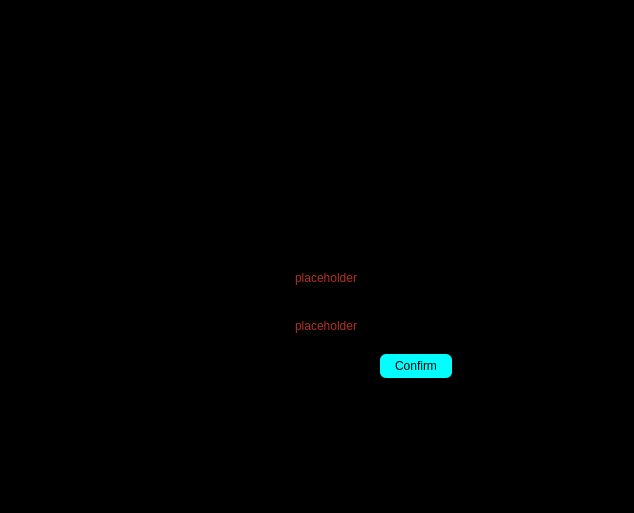
<?xml version="1.0" encoding="UTF-8"?>
<ui version="4.0">
 <class>JournalSystem</class>
 <widget class="QMainWindow" name="JournalSystem">
  <property name="windowModality">
   <enum>Qt::WindowModality::NonModal</enum>
  </property>
  <property name="enabled">
   <bool>true</bool>
  </property>
  <property name="geometry">
   <rect>
    <x>0</x>
    <y>0</y>
    <width>634</width>
    <height>513</height>
   </rect>
  </property>
  <property name="sizePolicy">
   <sizepolicy hsizetype="Expanding" vsizetype="Expanding">
    <horstretch>0</horstretch>
    <verstretch>0</verstretch>
   </sizepolicy>
  </property>
  <property name="maximumSize">
   <size>
    <width>16777215</width>
    <height>16777215</height>
   </size>
  </property>
  <property name="acceptDrops">
   <bool>true</bool>
  </property>
  <property name="windowTitle">
   <string>Diary</string>
  </property>
  <property name="styleSheet">
   <string notr="true">background-color:black;</string>
  </property>
  <property name="animated">
   <bool>true</bool>
  </property>
  <property name="documentMode">
   <bool>false</bool>
  </property>
  <widget class="QWidget" name="centralwidget">
   <layout class="QGridLayout" name="gridLayout">
    <property name="verticalSpacing">
     <number>-1</number>
    </property>
    <item row="0" column="1">
     <widget class="QStackedWidget" name="stackedWidget">
      <property name="sizePolicy">
       <sizepolicy hsizetype="Preferred" vsizetype="Preferred">
        <horstretch>0</horstretch>
        <verstretch>0</verstretch>
       </sizepolicy>
      </property>
      <property name="minimumSize">
       <size>
        <width>610</width>
        <height>0</height>
       </size>
      </property>
      <property name="maximumSize">
       <size>
        <width>16777215</width>
        <height>16777215</height>
       </size>
      </property>
      <property name="styleSheet">
       <string notr="true">background-color:black;</string>
      </property>
      <property name="currentIndex">
       <number>0</number>
      </property>
      <widget class="QWidget" name="page_6">
       <layout class="QGridLayout" name="gridLayout_6">
        <item row="1" column="3">
         <spacer name="horizontalSpacer_8">
          <property name="orientation">
           <enum>Qt::Orientation::Horizontal</enum>
          </property>
          <property name="sizeHint" stdset="0">
           <size>
            <width>40</width>
            <height>20</height>
           </size>
          </property>
         </spacer>
        </item>
        <item row="3" column="2">
         <widget class="QLineEdit" name="confirmPasswordLineEdit">
          <property name="placeholderText">
           <string/>
          </property>
         </widget>
        </item>
        <item row="2" column="2">
         <widget class="QLabel" name="passwordMsg">
          <property name="sizePolicy">
           <sizepolicy hsizetype="Preferred" vsizetype="Fixed">
            <horstretch>0</horstretch>
            <verstretch>0</verstretch>
           </sizepolicy>
          </property>
          <property name="styleSheet">
           <string notr="true">color: rgb(178, 49, 35);</string>
          </property>
          <property name="text">
           <string>placeholder</string>
          </property>
         </widget>
        </item>
        <item row="5" column="2" alignment="Qt::AlignmentFlag::AlignRight|Qt::AlignmentFlag::AlignTop">
         <widget class="QPushButton" name="ConfirmBtn">
          <property name="styleSheet">
           <string notr="true">background-color:cyan;
margin-top:15px;
color:black;
padding-right:15px;
padding-left:15px;
padding-top:5px;
padding-bottom:5px;
border-radius:6px;</string>
          </property>
          <property name="text">
           <string>Confirm</string>
          </property>
         </widget>
        </item>
        <item row="1" column="0">
         <spacer name="horizontalSpacer_10">
          <property name="orientation">
           <enum>Qt::Orientation::Horizontal</enum>
          </property>
          <property name="sizeType">
           <enum>QSizePolicy::Policy::MinimumExpanding</enum>
          </property>
          <property name="sizeHint" stdset="0">
           <size>
            <width>20</width>
            <height>20</height>
           </size>
          </property>
         </spacer>
        </item>
        <item row="1" column="1">
         <widget class="QLabel" name="password_label">
          <property name="styleSheet">
           <string notr="true"/>
          </property>
          <property name="text">
           <string>Enter a password to secure your entries</string>
          </property>
          <property name="wordWrap">
           <bool>true</bool>
          </property>
         </widget>
        </item>
        <item row="1" column="2">
         <widget class="QLineEdit" name="passwordLineEdit">
          <property name="sizePolicy">
           <sizepolicy hsizetype="Expanding" vsizetype="Fixed">
            <horstretch>0</horstretch>
            <verstretch>0</verstretch>
           </sizepolicy>
          </property>
          <property name="styleSheet">
           <string notr="true"/>
          </property>
         </widget>
        </item>
        <item row="4" column="2">
         <widget class="QLabel" name="confirmMsg">
          <property name="sizePolicy">
           <sizepolicy hsizetype="Preferred" vsizetype="Fixed">
            <horstretch>0</horstretch>
            <verstretch>0</verstretch>
           </sizepolicy>
          </property>
          <property name="minimumSize">
           <size>
            <width>0</width>
            <height>0</height>
           </size>
          </property>
          <property name="maximumSize">
           <size>
            <width>16777215</width>
            <height>16777215</height>
           </size>
          </property>
          <property name="baseSize">
           <size>
            <width>0</width>
            <height>0</height>
           </size>
          </property>
          <property name="styleSheet">
           <string notr="true">color: rgb(178, 49, 35);</string>
          </property>
          <property name="text">
           <string>placeholder</string>
          </property>
         </widget>
        </item>
        <item row="3" column="1" alignment="Qt::AlignmentFlag::AlignTop">
         <widget class="QLabel" name="confirmLabel">
          <property name="text">
           <string>Confirm Password:</string>
          </property>
         </widget>
        </item>
        <item row="0" column="0" colspan="4">
         <spacer name="verticalSpacer_2">
          <property name="orientation">
           <enum>Qt::Orientation::Vertical</enum>
          </property>
          <property name="sizeType">
           <enum>QSizePolicy::Policy::Fixed</enum>
          </property>
          <property name="sizeHint" stdset="0">
           <size>
            <width>20</width>
            <height>200</height>
           </size>
          </property>
         </spacer>
        </item>
       </layout>
      </widget>
      <widget class="QWidget" name="page_2">
       <layout class="QGridLayout" name="gridLayout_3">
        <item row="0" column="0" colspan="2">
         <widget class="QLabel" name="label_2">
          <property name="styleSheet">
           <string notr="true">
font: 52pt &quot;Academy Engraved LET&quot;;</string>
          </property>
          <property name="text">
           <string>Your Journals</string>
          </property>
         </widget>
        </item>
        <item row="0" column="2">
         <spacer name="horizontalSpacer_2">
          <property name="orientation">
           <enum>Qt::Orientation::Horizontal</enum>
          </property>
          <property name="sizeHint" stdset="0">
           <size>
            <width>50</width>
            <height>20</height>
           </size>
          </property>
         </spacer>
        </item>
        <item row="0" column="3">
         <widget class="QPushButton" name="add_journal_btn">
          <property name="enabled">
           <bool>true</bool>
          </property>
          <property name="styleSheet">
           <string notr="true">QPushButton {
    background-color: black;
    /* keep your default border or no border */
}

QPushButton:pressed {
    padding: 4px 10px;  /* slightly smaller padding */
    margin-top: 2px;    /* shift down to mimic press */
}


</string>
          </property>
          <property name="text">
           <string>+</string>
          </property>
         </widget>
        </item>
        <item row="1" column="0" colspan="5">
         <widget class="QTableWidget" name="journals_table">
          <property name="mouseTracking">
           <bool>false</bool>
          </property>
          <property name="contextMenuPolicy">
           <enum>Qt::ContextMenuPolicy::CustomContextMenu</enum>
          </property>
          <property name="styleSheet">
           <string notr="true">
QTableWidget::item:selected {
    background-color: rgb(44,44,44);
    color: white;
}
QTableWidget {
        background-color: black;
        color: white;
        border: 1px solid rgb(0, 234, 255);
        border-radius: 10px;
    }

    QTableWidget::item {
        background-color: black;
        color: white;
    }

    QHeaderView::section {
        background-color: black;
        color: #66ccff;
        font-weight: bold;
    }



</string>
          </property>
          <property name="frameShape">
           <enum>QFrame::Shape::StyledPanel</enum>
          </property>
          <property name="editTriggers">
           <set>QAbstractItemView::EditTrigger::NoEditTriggers</set>
          </property>
          <property name="selectionMode">
           <enum>QAbstractItemView::SelectionMode::MultiSelection</enum>
          </property>
          <property name="selectionBehavior">
           <enum>QAbstractItemView::SelectionBehavior::SelectRows</enum>
          </property>
          <property name="showGrid">
           <bool>true</bool>
          </property>
          <property name="gridStyle">
           <enum>Qt::PenStyle::SolidLine</enum>
          </property>
          <property name="cornerButtonEnabled">
           <bool>true</bool>
          </property>
          <property name="rowCount">
           <number>3</number>
          </property>
          <property name="columnCount">
           <number>3</number>
          </property>
          <attribute name="horizontalHeaderVisible">
           <bool>true</bool>
          </attribute>
          <attribute name="horizontalHeaderCascadingSectionResizes">
           <bool>false</bool>
          </attribute>
          <attribute name="horizontalHeaderDefaultSectionSize">
           <number>100</number>
          </attribute>
          <attribute name="horizontalHeaderHighlightSections">
           <bool>false</bool>
          </attribute>
          <attribute name="horizontalHeaderStretchLastSection">
           <bool>true</bool>
          </attribute>
          <attribute name="verticalHeaderVisible">
           <bool>false</bool>
          </attribute>
          <attribute name="verticalHeaderHighlightSections">
           <bool>false</bool>
          </attribute>
          <row/>
          <row/>
          <row/>
          <column>
           <property name="text">
            <string>Date Made</string>
           </property>
          </column>
          <column>
           <property name="text">
            <string>Name</string>
           </property>
          </column>
          <column>
           <property name="text">
            <string/>
           </property>
          </column>
          <item row="0" column="0">
           <property name="text">
            <string/>
           </property>
          </item>
          <item row="0" column="1">
           <property name="text">
            <string/>
           </property>
          </item>
          <item row="1" column="0">
           <property name="text">
            <string/>
           </property>
          </item>
          <item row="1" column="1">
           <property name="text">
            <string/>
           </property>
          </item>
          <item row="2" column="0">
           <property name="text">
            <string/>
           </property>
          </item>
          <item row="2" column="1">
           <property name="text">
            <string/>
           </property>
          </item>
         </widget>
        </item>
        <item row="0" column="4">
         <widget class="QPushButton" name="delete_journal_btn">
          <property name="enabled">
           <bool>true</bool>
          </property>
          <property name="styleSheet">
           <string notr="true">QPushButton {
    background-color: black;
    /* keep your default border or no border */
}

QPushButton:pressed {
    padding: 4px 10px;  /* slightly smaller padding */
    margin-top: 2px;    /* shift down to mimic press */
}
</string>
          </property>
          <property name="text">
           <string>-</string>
          </property>
         </widget>
        </item>
       </layout>
      </widget>
      <widget class="QWidget" name="page">
       <layout class="QGridLayout" name="gridLayout_2">
        <item row="1" column="3">
         <widget class="QPushButton" name="add_entry_btn">
          <property name="enabled">
           <bool>true</bool>
          </property>
          <property name="styleSheet">
           <string notr="true">QPushButton {
    background-color: black;
    /* keep your default border or no border */
}

QPushButton:pressed {
    padding: 4px 10px;  /* slightly smaller padding */
    margin-top: 2px;    /* shift down to mimic press */
}</string>
          </property>
          <property name="text">
           <string>+</string>
          </property>
         </widget>
        </item>
        <item row="1" column="4">
         <widget class="QPushButton" name="delete_entry_btn">
          <property name="styleSheet">
           <string notr="true">QPushButton {
    background-color: black;
    /* keep your default border or no border */
}

QPushButton:pressed {
    padding: 4px 10px;  /* slightly smaller padding */
    margin-top: 2px;    /* shift down to mimic press */
}</string>
          </property>
          <property name="text">
           <string>-</string>
          </property>
         </widget>
        </item>
        <item row="4" column="1" colspan="6">
         <widget class="QTableWidget" name="entry_table">
          <property name="styleSheet">
           <string notr="true">
QTableWidget::item:selected {
    background-color: rgb(44,44,44);
    color: white;
}
QTableWidget {
        background-color: black;
        color: white;
        border: 1px solid rgb(255, 166, 0);
        border-radius: 10px;
    }

    QTableWidget::item {
        background-color: black;
        color: white;
    }

    QHeaderView::section {
        background-color: black;
        color: rgb(255, 166, 0);
        font-weight: bold;
    }



</string>
          </property>
          <property name="editTriggers">
           <set>QAbstractItemView::EditTrigger::NoEditTriggers</set>
          </property>
          <property name="selectionMode">
           <enum>QAbstractItemView::SelectionMode::MultiSelection</enum>
          </property>
          <property name="selectionBehavior">
           <enum>QAbstractItemView::SelectionBehavior::SelectRows</enum>
          </property>
          <property name="showGrid">
           <bool>false</bool>
          </property>
          <property name="rowCount">
           <number>3</number>
          </property>
          <property name="columnCount">
           <number>4</number>
          </property>
          <attribute name="horizontalHeaderVisible">
           <bool>true</bool>
          </attribute>
          <attribute name="horizontalHeaderHighlightSections">
           <bool>false</bool>
          </attribute>
          <attribute name="horizontalHeaderStretchLastSection">
           <bool>true</bool>
          </attribute>
          <attribute name="verticalHeaderVisible">
           <bool>false</bool>
          </attribute>
          <row/>
          <row/>
          <row/>
          <column>
           <property name="text">
            <string>Entry Date</string>
           </property>
          </column>
          <column>
           <property name="text">
            <string>Time</string>
           </property>
          </column>
          <column>
           <property name="text">
            <string>Description</string>
           </property>
          </column>
          <column>
           <property name="text">
            <string/>
           </property>
          </column>
          <item row="0" column="0">
           <property name="text">
            <string/>
           </property>
          </item>
          <item row="0" column="1">
           <property name="text">
            <string/>
           </property>
          </item>
          <item row="0" column="2">
           <property name="text">
            <string/>
           </property>
          </item>
          <item row="1" column="0">
           <property name="text">
            <string/>
           </property>
          </item>
          <item row="2" column="0">
           <property name="text">
            <string/>
           </property>
          </item>
         </widget>
        </item>
        <item row="1" column="1">
         <widget class="QLabel" name="journal_title">
          <property name="styleSheet">
           <string notr="true">font: 24pt &quot;Academy Engraved LET&quot;;
font: 48pt &quot;Academy Engraved LET&quot;;</string>
          </property>
          <property name="text">
           <string>Journal Name</string>
          </property>
         </widget>
        </item>
        <item row="1" column="2">
         <spacer name="horizontalSpacer">
          <property name="orientation">
           <enum>Qt::Orientation::Horizontal</enum>
          </property>
          <property name="sizeHint" stdset="0">
           <size>
            <width>40</width>
            <height>20</height>
           </size>
          </property>
         </spacer>
        </item>
        <item row="5" column="1">
         <widget class="QPushButton" name="back_btn1">
          <property name="maximumSize">
           <size>
            <width>100</width>
            <height>100</height>
           </size>
          </property>
          <property name="styleSheet">
           <string notr="true">QPushButton {
    background-color: black;
    /* keep your default border or no border */
}

QPushButton:pressed {
    padding: 4px 10px;  /* slightly smaller padding */
    margin-top: 2px;    /* shift down to mimic press */
}</string>
          </property>
          <property name="text">
           <string>Back</string>
          </property>
         </widget>
        </item>
       </layout>
      </widget>
      <widget class="QWidget" name="page_3">
       <layout class="QGridLayout" name="gridLayout_4">
        <property name="leftMargin">
         <number>12</number>
        </property>
        <property name="horizontalSpacing">
         <number>-1</number>
        </property>
        <item row="4" column="0">
         <widget class="QLabel" name="label_8">
          <property name="maximumSize">
           <size>
            <width>40</width>
            <height>16777215</height>
           </size>
          </property>
          <property name="text">
           <string>Mood:</string>
          </property>
         </widget>
        </item>
        <item row="3" column="1">
         <widget class="QLabel" name="time_label">
          <property name="minimumSize">
           <size>
            <width>60</width>
            <height>0</height>
           </size>
          </property>
          <property name="maximumSize">
           <size>
            <width>120</width>
            <height>16777215</height>
           </size>
          </property>
          <property name="font">
           <font>
            <bold>true</bold>
           </font>
          </property>
          <property name="text">
           <string/>
          </property>
         </widget>
        </item>
        <item row="3" column="0">
         <widget class="QLabel" name="label_7">
          <property name="maximumSize">
           <size>
            <width>40</width>
            <height>16777215</height>
           </size>
          </property>
          <property name="text">
           <string>Time:</string>
          </property>
         </widget>
        </item>
        <item row="6" column="0" colspan="6">
         <widget class="QTextEdit" name="entry_input2">
          <property name="sizePolicy">
           <sizepolicy hsizetype="Expanding" vsizetype="MinimumExpanding">
            <horstretch>0</horstretch>
            <verstretch>0</verstretch>
           </sizepolicy>
          </property>
          <property name="minimumSize">
           <size>
            <width>70</width>
            <height>100</height>
           </size>
          </property>
          <property name="readOnly">
           <bool>true</bool>
          </property>
          <property name="html">
           <string>&lt;!DOCTYPE HTML PUBLIC &quot;-//W3C//DTD HTML 4.0//EN&quot; &quot;http://www.w3.org/TR/REC-html40/strict.dtd&quot;&gt;
&lt;html&gt;&lt;head&gt;&lt;meta name=&quot;qrichtext&quot; content=&quot;1&quot; /&gt;&lt;meta charset=&quot;utf-8&quot; /&gt;&lt;style type=&quot;text/css&quot;&gt;
p, li { white-space: pre-wrap; }
hr { height: 1px; border-width: 0; }
li.unchecked::marker { content: &quot;\2610&quot;; }
li.checked::marker { content: &quot;\2612&quot;; }
&lt;/style&gt;&lt;/head&gt;&lt;body style=&quot; font-family:'.AppleSystemUIFont'; font-size:13pt; font-weight:400; font-style:normal;&quot;&gt;
&lt;p style=&quot;-qt-paragraph-type:empty; margin-top:0px; margin-bottom:0px; margin-left:0px; margin-right:0px; -qt-block-indent:0; text-indent:0px;&quot;&gt;&lt;br /&gt;&lt;/p&gt;&lt;/body&gt;&lt;/html&gt;</string>
          </property>
         </widget>
        </item>
        <item row="3" column="2">
         <widget class="QLabel" name="label_12">
          <property name="maximumSize">
           <size>
            <width>60</width>
            <height>16777215</height>
           </size>
          </property>
          <property name="text">
           <string>Date:</string>
          </property>
         </widget>
        </item>
        <item row="4" column="1">
         <widget class="QLabel" name="mood_label">
          <property name="minimumSize">
           <size>
            <width>60</width>
            <height>0</height>
           </size>
          </property>
          <property name="maximumSize">
           <size>
            <width>120</width>
            <height>16777215</height>
           </size>
          </property>
          <property name="font">
           <font>
            <bold>true</bold>
           </font>
          </property>
          <property name="text">
           <string/>
          </property>
         </widget>
        </item>
        <item row="4" column="3">
         <widget class="QLabel" name="weather_label">
          <property name="minimumSize">
           <size>
            <width>0</width>
            <height>0</height>
           </size>
          </property>
          <property name="maximumSize">
           <size>
            <width>120</width>
            <height>16777215</height>
           </size>
          </property>
          <property name="font">
           <font>
            <bold>true</bold>
           </font>
          </property>
          <property name="text">
           <string>Weather stuff</string>
          </property>
         </widget>
        </item>
        <item row="3" column="3">
         <widget class="QLabel" name="date_label">
          <property name="sizePolicy">
           <sizepolicy hsizetype="Preferred" vsizetype="Preferred">
            <horstretch>0</horstretch>
            <verstretch>0</verstretch>
           </sizepolicy>
          </property>
          <property name="minimumSize">
           <size>
            <width>0</width>
            <height>0</height>
           </size>
          </property>
          <property name="maximumSize">
           <size>
            <width>120</width>
            <height>16777215</height>
           </size>
          </property>
          <property name="font">
           <font>
            <bold>true</bold>
           </font>
          </property>
          <property name="text">
           <string>Date stuff</string>
          </property>
         </widget>
        </item>
        <item row="4" column="2">
         <widget class="QLabel" name="label_13">
          <property name="maximumSize">
           <size>
            <width>60</width>
            <height>16777215</height>
           </size>
          </property>
          <property name="text">
           <string>Weather:</string>
          </property>
         </widget>
        </item>
        <item row="0" column="0" colspan="6">
         <widget class="QLabel" name="journal_title3">
          <property name="styleSheet">
           <string notr="true">
font: 48pt &quot;Academy Engraved LET&quot;;</string>
          </property>
          <property name="text">
           <string>Journal Name</string>
          </property>
         </widget>
        </item>
        <item row="7" column="5">
         <widget class="QPushButton" name="edit_btn">
          <property name="sizePolicy">
           <sizepolicy hsizetype="Preferred" vsizetype="Preferred">
            <horstretch>0</horstretch>
            <verstretch>0</verstretch>
           </sizepolicy>
          </property>
          <property name="minimumSize">
           <size>
            <width>0</width>
            <height>0</height>
           </size>
          </property>
          <property name="maximumSize">
           <size>
            <width>100</width>
            <height>16777215</height>
           </size>
          </property>
          <property name="layoutDirection">
           <enum>Qt::LayoutDirection::RightToLeft</enum>
          </property>
          <property name="styleSheet">
           <string notr="true">QPushButton {
    background-color: black;
    /* keep your default border or no border */
}

QPushButton:pressed {
    padding: 4px 10px;  /* slightly smaller padding */
    margin-top: 2px;    /* shift down to mimic press */
}</string>
          </property>
          <property name="text">
           <string>Edit</string>
          </property>
         </widget>
        </item>
        <item row="7" column="0" colspan="2">
         <widget class="QPushButton" name="back_btn3">
          <property name="sizePolicy">
           <sizepolicy hsizetype="Preferred" vsizetype="Preferred">
            <horstretch>0</horstretch>
            <verstretch>0</verstretch>
           </sizepolicy>
          </property>
          <property name="minimumSize">
           <size>
            <width>0</width>
            <height>0</height>
           </size>
          </property>
          <property name="maximumSize">
           <size>
            <width>100</width>
            <height>16777215</height>
           </size>
          </property>
          <property name="styleSheet">
           <string notr="true">QPushButton {
    background-color: black;
    /* keep your default border or no border */
}

QPushButton:pressed {
    padding: 4px 10px;  /* slightly smaller padding */
    margin-top: 2px;    /* shift down to mimic press */
}</string>
          </property>
          <property name="text">
           <string> Back</string>
          </property>
         </widget>
        </item>
       </layout>
      </widget>
      <widget class="QWidget" name="page_4">
       <layout class="QVBoxLayout" name="verticalLayout">
        <item>
         <widget class="QLabel" name="label_4">
          <property name="maximumSize">
           <size>
            <width>16777215</width>
            <height>60</height>
           </size>
          </property>
          <property name="styleSheet">
           <string notr="true">
font: 48pt &quot;Academy Engraved LET&quot;;
</string>
          </property>
          <property name="text">
           <string>Entry Information</string>
          </property>
         </widget>
        </item>
        <item>
         <layout class="QFormLayout" name="formLayout">
          <property name="sizeConstraint">
           <enum>QLayout::SizeConstraint::SetDefaultConstraint</enum>
          </property>
          <property name="labelAlignment">
           <set>Qt::AlignmentFlag::AlignLeading|Qt::AlignmentFlag::AlignLeft|Qt::AlignmentFlag::AlignVCenter</set>
          </property>
          <property name="formAlignment">
           <set>Qt::AlignmentFlag::AlignLeading|Qt::AlignmentFlag::AlignLeft|Qt::AlignmentFlag::AlignTop</set>
          </property>
          <property name="horizontalSpacing">
           <number>-1</number>
          </property>
          <property name="leftMargin">
           <number>0</number>
          </property>
          <property name="rightMargin">
           <number>0</number>
          </property>
          <item row="1" column="0">
           <widget class="QLabel" name="label_11">
            <property name="styleSheet">
             <string notr="true">
font: 24pt &quot;Academy Engraved LET&quot;;
</string>
            </property>
            <property name="text">
             <string>Weather:</string>
            </property>
           </widget>
          </item>
          <item row="1" column="1">
           <widget class="QLineEdit" name="weather_entry"/>
          </item>
          <item row="2" column="0">
           <widget class="QLabel" name="label_10">
            <property name="styleSheet">
             <string notr="true">
font: 24pt &quot;Academy Engraved LET&quot;;
</string>
            </property>
            <property name="text">
             <string>Mood:</string>
            </property>
           </widget>
          </item>
          <item row="2" column="1">
           <widget class="QLineEdit" name="mood_entry"/>
          </item>
          <item row="3" column="0">
           <widget class="QLabel" name="label_9">
            <property name="styleSheet">
             <string notr="true">
font: 24pt &quot;Academy Engraved LET&quot;;
</string>
            </property>
            <property name="text">
             <string>Description:</string>
            </property>
           </widget>
          </item>
          <item row="3" column="1">
           <widget class="QLineEdit" name="description_entry">
            <property name="minimumSize">
             <size>
              <width>300</width>
              <height>0</height>
             </size>
            </property>
            <property name="maximumSize">
             <size>
              <width>500</width>
              <height>16777215</height>
             </size>
            </property>
           </widget>
          </item>
         </layout>
        </item>
        <item>
         <widget class="QTextEdit" name="user_entry">
          <property name="placeholderText">
           <string>Write stuff here! ^.^</string>
          </property>
         </widget>
        </item>
        <item>
         <layout class="QHBoxLayout" name="horizontalLayout">
          <item>
           <widget class="QPushButton" name="back_btn2">
            <property name="styleSheet">
             <string notr="true">QPushButton {
    background-color: black;
    /* keep your default border or no border */
}

QPushButton:pressed {
    padding: 4px 10px;  /* slightly smaller padding */
    margin-top: 2px;    /* shift down to mimic press */
}</string>
            </property>
            <property name="text">
             <string>Back</string>
            </property>
           </widget>
          </item>
          <item>
           <spacer name="horizontalSpacer_3">
            <property name="orientation">
             <enum>Qt::Orientation::Horizontal</enum>
            </property>
            <property name="sizeHint" stdset="0">
             <size>
              <width>40</width>
              <height>20</height>
             </size>
            </property>
           </spacer>
          </item>
          <item>
           <widget class="QPushButton" name="save_btn">
            <property name="styleSheet">
             <string notr="true">QPushButton {
    background-color: black;
    /* keep your default border or no border */
}

QPushButton:pressed {
    padding: 4px 10px;  /* slightly smaller padding */
    margin-top: 2px;    /* shift down to mimic press */
}</string>
            </property>
            <property name="text">
             <string>Save and Exit</string>
            </property>
           </widget>
          </item>
         </layout>
        </item>
       </layout>
      </widget>
      <widget class="QWidget" name="page_5">
       <layout class="QGridLayout" name="gridLayout_5" rowstretch="0,0,0,0,0,0,0,0,0,0,0" columnstretch="0,0,0,0,0,0,0,0,0">
        <property name="sizeConstraint">
         <enum>QLayout::SizeConstraint::SetDefaultConstraint</enum>
        </property>
        <property name="leftMargin">
         <number>12</number>
        </property>
        <property name="rightMargin">
         <number>12</number>
        </property>
        <property name="spacing">
         <number>-1</number>
        </property>
        <item row="7" column="0" colspan="9">
         <widget class="QTextEdit" name="entry_edit2"/>
        </item>
        <item row="1" column="8">
         <widget class="QLabel" name="label_14">
          <property name="styleSheet">
           <string notr="true">
font: 48pt &quot;Academy Engraved LET&quot;;
</string>
          </property>
          <property name="text">
           <string>(Edit Mode)</string>
          </property>
         </widget>
        </item>
        <item row="6" column="0">
         <widget class="QLabel" name="label_3">
          <property name="minimumSize">
           <size>
            <width>0</width>
            <height>0</height>
           </size>
          </property>
          <property name="maximumSize">
           <size>
            <width>40</width>
            <height>16777215</height>
           </size>
          </property>
          <property name="text">
           <string>Mood:</string>
          </property>
         </widget>
        </item>
        <item row="1" column="0" colspan="5">
         <widget class="QLabel" name="journal_title4">
          <property name="styleSheet">
           <string notr="true">
font: 48pt &quot;Academy Engraved LET&quot;;</string>
          </property>
          <property name="text">
           <string>Journal Name</string>
          </property>
         </widget>
        </item>
        <item row="6" column="3">
         <widget class="QLabel" name="weather_label2">
          <property name="sizePolicy">
           <sizepolicy hsizetype="Preferred" vsizetype="Preferred">
            <horstretch>0</horstretch>
            <verstretch>0</verstretch>
           </sizepolicy>
          </property>
          <property name="minimumSize">
           <size>
            <width>0</width>
            <height>0</height>
           </size>
          </property>
          <property name="maximumSize">
           <size>
            <width>120</width>
            <height>16777215</height>
           </size>
          </property>
          <property name="font">
           <font>
            <bold>true</bold>
           </font>
          </property>
          <property name="text">
           <string/>
          </property>
         </widget>
        </item>
        <item row="5" column="0">
         <widget class="QLabel" name="label">
          <property name="minimumSize">
           <size>
            <width>0</width>
            <height>0</height>
           </size>
          </property>
          <property name="maximumSize">
           <size>
            <width>40</width>
            <height>16777215</height>
           </size>
          </property>
          <property name="text">
           <string>Time:</string>
          </property>
         </widget>
        </item>
        <item row="5" column="2">
         <widget class="QLabel" name="label_5">
          <property name="minimumSize">
           <size>
            <width>0</width>
            <height>0</height>
           </size>
          </property>
          <property name="maximumSize">
           <size>
            <width>60</width>
            <height>16777215</height>
           </size>
          </property>
          <property name="text">
           <string>Date:</string>
          </property>
         </widget>
        </item>
        <item row="5" column="3">
         <widget class="QLabel" name="date_label2">
          <property name="minimumSize">
           <size>
            <width>120</width>
            <height>0</height>
           </size>
          </property>
          <property name="maximumSize">
           <size>
            <width>120</width>
            <height>16777215</height>
           </size>
          </property>
          <property name="font">
           <font>
            <bold>true</bold>
           </font>
          </property>
          <property name="text">
           <string/>
          </property>
         </widget>
        </item>
        <item row="5" column="1">
         <widget class="QLabel" name="time_label2">
          <property name="sizePolicy">
           <sizepolicy hsizetype="Preferred" vsizetype="Preferred">
            <horstretch>0</horstretch>
            <verstretch>0</verstretch>
           </sizepolicy>
          </property>
          <property name="minimumSize">
           <size>
            <width>60</width>
            <height>0</height>
           </size>
          </property>
          <property name="maximumSize">
           <size>
            <width>120</width>
            <height>16777215</height>
           </size>
          </property>
          <property name="font">
           <font>
            <bold>true</bold>
           </font>
          </property>
          <property name="lineWidth">
           <number>1</number>
          </property>
          <property name="text">
           <string/>
          </property>
         </widget>
        </item>
        <item row="10" column="0" colspan="2">
         <widget class="QPushButton" name="cancel_edit_btn">
          <property name="sizePolicy">
           <sizepolicy hsizetype="Preferred" vsizetype="Preferred">
            <horstretch>0</horstretch>
            <verstretch>0</verstretch>
           </sizepolicy>
          </property>
          <property name="maximumSize">
           <size>
            <width>100</width>
            <height>16777215</height>
           </size>
          </property>
          <property name="styleSheet">
           <string notr="true">QPushButton {
    background-color: black;
    /* keep your default border or no border */
}

QPushButton:pressed {
    padding: 4px 10px;  /* slightly smaller padding */
    margin-top: 2px;    /* shift down to mimic press */
}</string>
          </property>
          <property name="text">
           <string>Cancel</string>
          </property>
         </widget>
        </item>
        <item row="6" column="1">
         <widget class="QLabel" name="mood_label2">
          <property name="sizePolicy">
           <sizepolicy hsizetype="Preferred" vsizetype="Preferred">
            <horstretch>0</horstretch>
            <verstretch>0</verstretch>
           </sizepolicy>
          </property>
          <property name="minimumSize">
           <size>
            <width>60</width>
            <height>0</height>
           </size>
          </property>
          <property name="maximumSize">
           <size>
            <width>120</width>
            <height>16777215</height>
           </size>
          </property>
          <property name="font">
           <font>
            <bold>true</bold>
           </font>
          </property>
          <property name="text">
           <string/>
          </property>
         </widget>
        </item>
        <item row="6" column="2">
         <widget class="QLabel" name="label_6">
          <property name="maximumSize">
           <size>
            <width>60</width>
            <height>16777215</height>
           </size>
          </property>
          <property name="text">
           <string>Weather:</string>
          </property>
         </widget>
        </item>
        <item row="10" column="8" alignment="Qt::AlignmentFlag::AlignRight">
         <widget class="QPushButton" name="save_btn2">
          <property name="sizePolicy">
           <sizepolicy hsizetype="Preferred" vsizetype="Preferred">
            <horstretch>0</horstretch>
            <verstretch>0</verstretch>
           </sizepolicy>
          </property>
          <property name="maximumSize">
           <size>
            <width>100</width>
            <height>16777215</height>
           </size>
          </property>
          <property name="styleSheet">
           <string notr="true">QPushButton {
    background-color: black;
    /* keep your default border or no border */
}

QPushButton:pressed {
    padding: 4px 10px;  /* slightly smaller padding */
    margin-top: 2px;    /* shift down to mimic press */
}</string>
          </property>
          <property name="text">
           <string>Save</string>
          </property>
         </widget>
        </item>
       </layout>
      </widget>
     </widget>
    </item>
   </layout>
  </widget>
  <widget class="QMenuBar" name="menubar">
   <property name="geometry">
    <rect>
     <x>0</x>
     <y>0</y>
     <width>634</width>
     <height>24</height>
    </rect>
   </property>
   <widget class="QMenu" name="menuMatts_Diary">
    <property name="title">
     <string>Matts_Diary</string>
    </property>
   </widget>
   <addaction name="menuMatts_Diary"/>
  </widget>
 </widget>
 <resources/>
 <connections/>
</ui>
